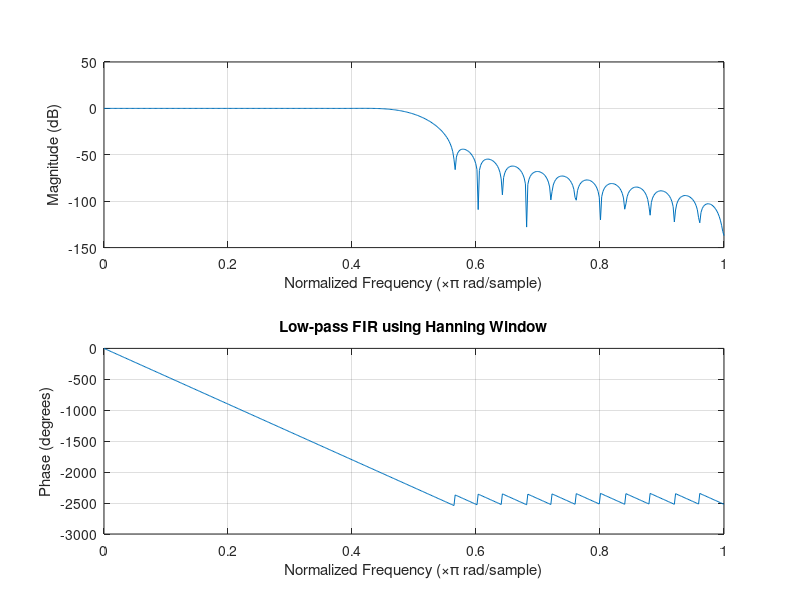

MATLAB code for this plot:
clc;
clear;
close all;
%% --- Input Parameters ---
fp = 1000;
% Passband cutoff (Hz)
fs = 4000;
% Sampling frequency (Hz)
N = 50; % Filter order (even number preferred)
wc = fp/(fs/2); % Normalized cutoff frequency (0 to 1)
%% --- FIR Low Pass using Hanning Window ---
b_hann = fir1(N, wc, 'low', hanning(N+1));
disp('--- Hanning Window Coefficients ---');
disp(b_hann');
%% --- Plot Frequency Responses --- figure;
freqz(b_hann,1);
title('Low-pass FIR using Hanning Window');
